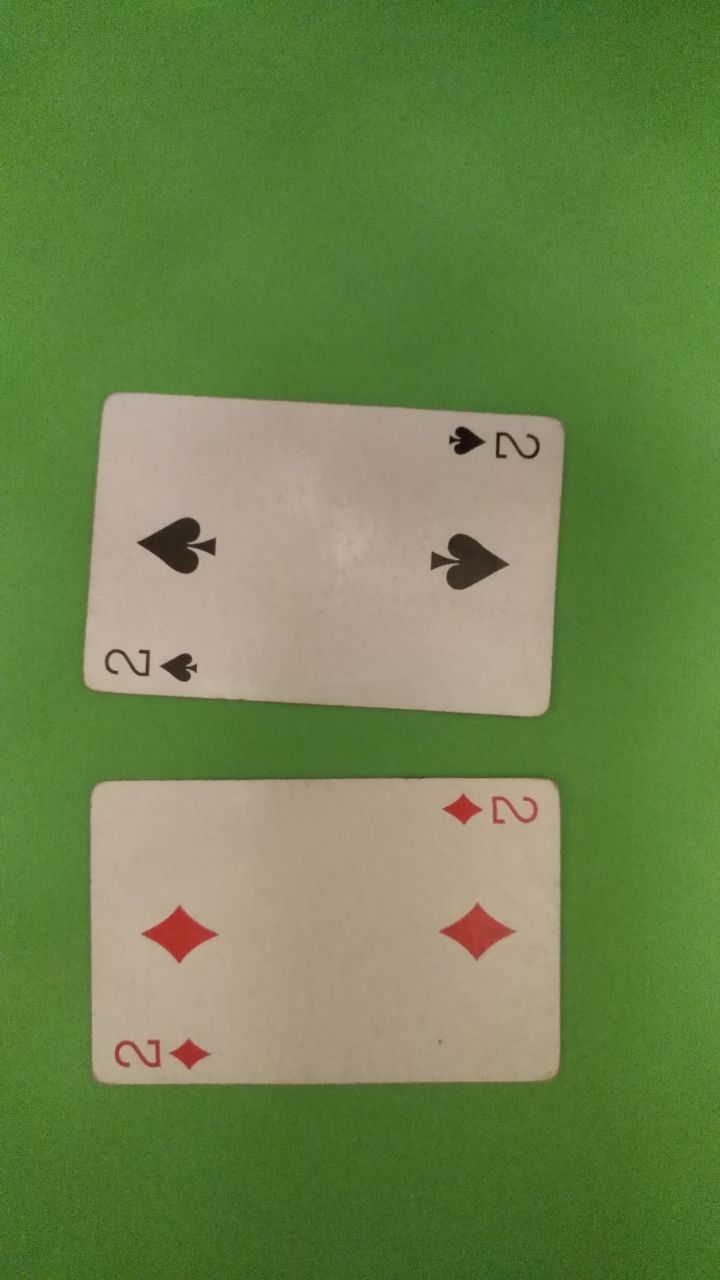
%> input picture img/img (2).jpg, 720 x 1280 px
$ octave detector_only.m   (GNU Octave 9; MATLAB toolbox functions it lacks are replaced by stand-ins)
%> lines starting %> are read from the running program, lines starting %| are printed output that depends on the picture; in (x1, y1, x2, y2) boxes, pixels count from 0 and x2, y2 are one past the last pixel; in counts of white or black regions, pixels touching at a corner belong together; the program's own positions count from 1
% TO DO:
% [ ] enderezar la carta
% [ ] enderezar la imagen
% [ ] reconocer si la carta está volteada

close all, clear all, clc

%% BASIC PROCESSING

% leer la imagen
img_name = 'img/img (2).jpg';
I = imread(img_name,'jpg');
%> I is the input picture: size 1280x720x3 uint8; mean R, G, B 108.1, 131.8, 76.1
% I=imresize(I, 0.5);
[M,N,P] = size(I);
% I = double(I);

% mostrar la imagen
figure(1)
imshow(uint8(I));
impixelinfo;

% convertir a HSV
[HSV] = rgb2hsv(I);
%> HSV: size 1280x720x3 double; mean H, S, V 0.21, 0.481, 0.539
H = HSV(:,:,1);
S = HSV(:,:,2);
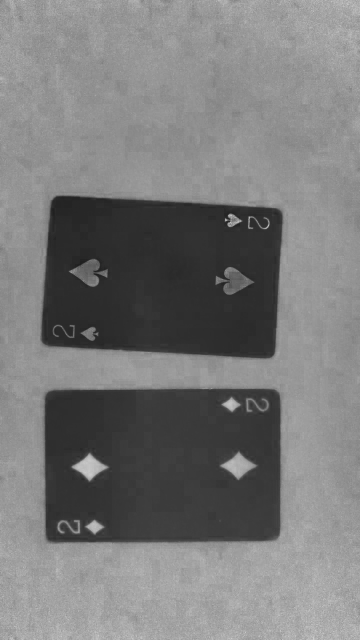
%> S: size 1280x720 double (shown at 1/2 size); min 0.109, max 0.941, mean 0.481
V = HSV(:,:,3);
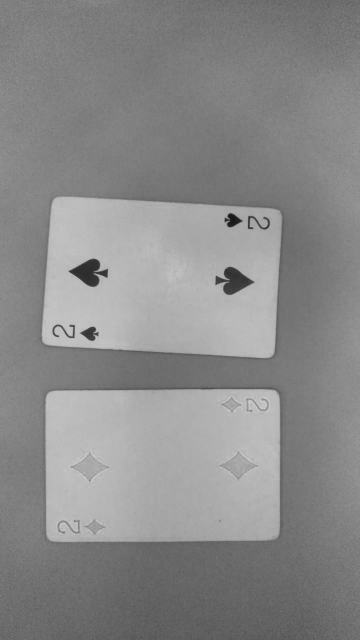
%> V: size 1280x720 double (shown at 1/2 size); min 0.0627, max 0.851, mean 0.539

H=round(255*H);
S=round(255*S);
V=round(255*V);

% mostrar HSV
figure(2)
subplot(2,2,1);
imshow(uint8(I));
title('Original')
subplot(2,2,2);
imshow(uint8(H));
title('H')
subplot(2,2,3);
imshow(uint8(S));
title('S')
subplot(2,2,4);
imshow(uint8(V));
title('V')
impixelinfo;

% quitar el fondo verde
img_sin_fondo = zeros(M,N);
mask_fondo = find(H <= 60 | H >= 80); % detectar verdes
%> mask_fondo = 289620 values from 104334 to 724928
img_sin_fondo(mask_fondo) = 255;
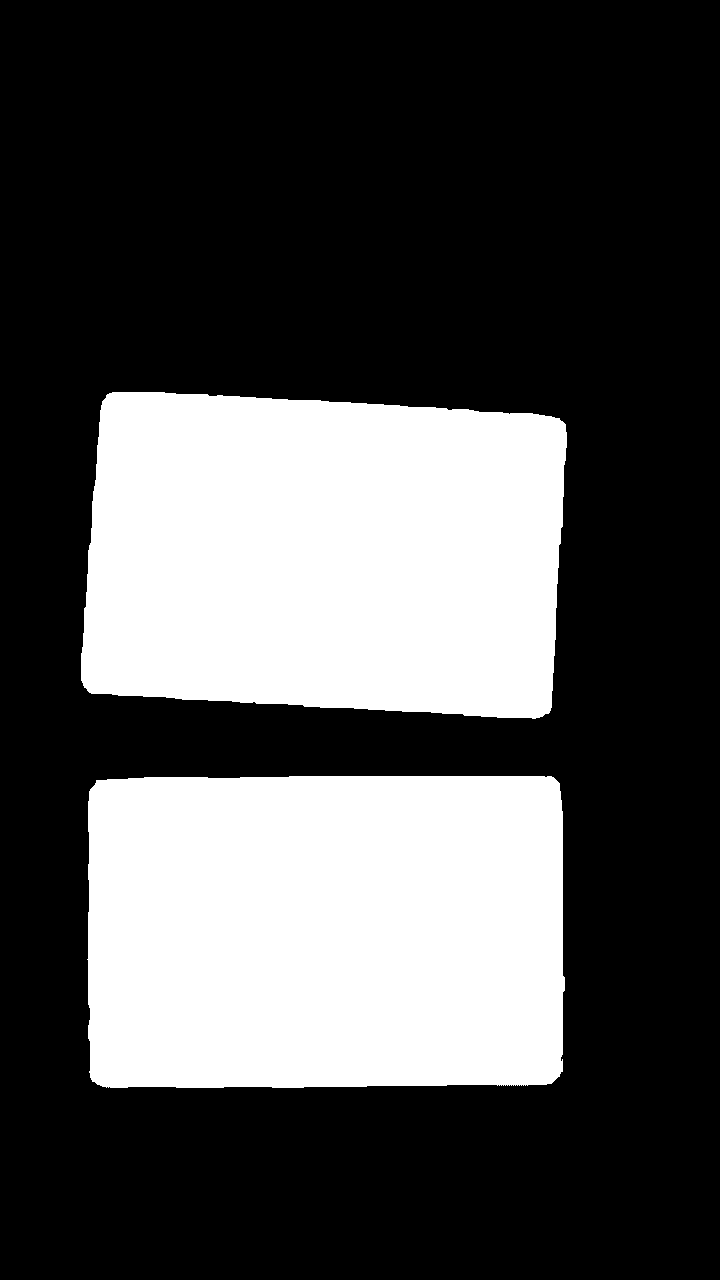
%> img_sin_fondo: size 1280x720 double; 31.4% white; 2 white regions, box (x1, y1, x2, y2) and area: (87, 776, 565, 1088) 146710, (81, 392, 567, 719) 142910
figure(3)
imshow(uint8(img_sin_fondo));
impixelinfo;

% detectar objetos
len_card = M*N*0.10; % una carta ocupa aprox el 10% de la imagen
num_cards = 0;
[etiquetas, num_objetos] = bwlabel(img_sin_fondo, 8);
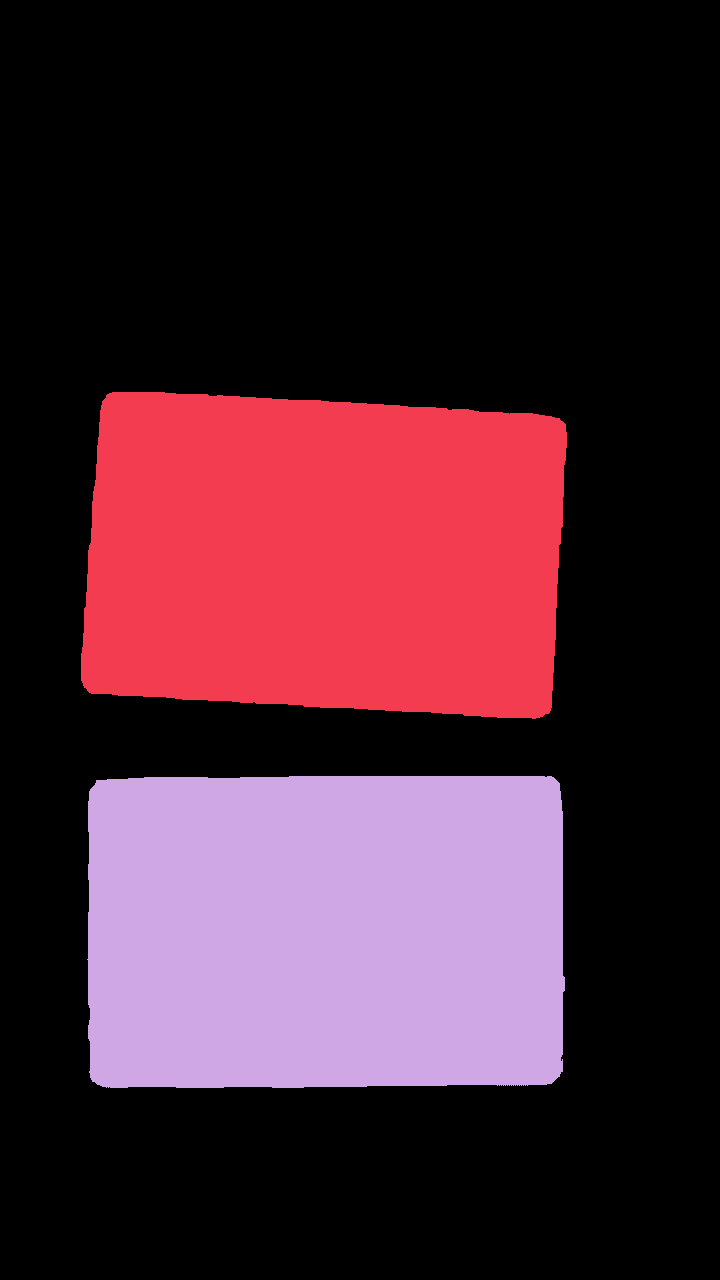
%> etiquetas: size 1280x720 double; 3 distinct labels, from 0 to 2; one colour per label, 0 black
%> num_objetos = 2

for i = 1:num_objetos
    carta_actual = find(etiquetas == i);
    [r,c] = find(etiquetas == i);
    len_carta_actual = length(carta_actual);

    if(len_carta_actual >= len_card)
        disp(len_carta_actual);
        num_cards = num_cards + 1;

        % extraer el objeto a escala de grises
        carta_actual = I(min(r):max(r),min(c):max(c));
        imshow(uint8(carta_actual));
        impixelinfo;

        % procesar la carta en binario: S < 70
        [M_card,N_card,P_card] = size(carta_actual);
        carta_binaria = zeros(M_card,N_card);
        mask_binaria = find(carta_actual <= 70); % detectar verdes
        carta_binaria(mask_binaria) = 255;
        figure();
        hold on;
        imshow(uint8(carta_binaria));
        impixelinfo;

        figure();
        hold on;

        % contar los objetos de la carta
        [label_carta, num_objetos_carta] = bwlabel(carta_binaria, 8);
        disp(num_objetos_carta);
        disp("----------");

    end
end
%> this loop made 2 passes
%> (len_carta_actual, num_cards, M_card, N_card, P_card, num_objetos_carta) on passes 1 to 2: (142910, 1, 327, 486, 1, 98), (146710, 2, 312, 478, 1, 38)
%> (printed output is left out)
%> pass 1, `carta_actual = I(min(r):max(r),min(c):max(c));`:
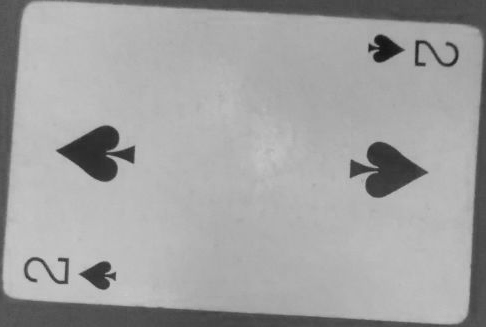
%> carta_actual: size 327x486 uint8; min 16, max 206, mean 162.3
%> pass 1, `[label_carta, num_objetos_carta] = bwlabel(carta_binaria, 8);`:
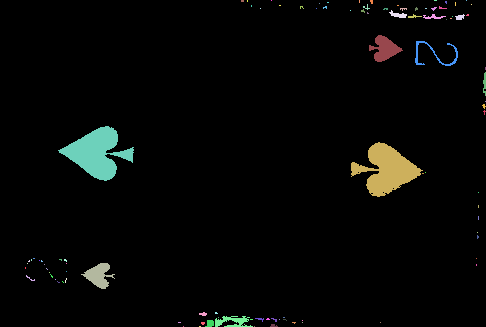
%> label_carta: size 327x486 double; 99 distinct labels, from 0 to 98; one colour per label, 0 black
%> after the loop:
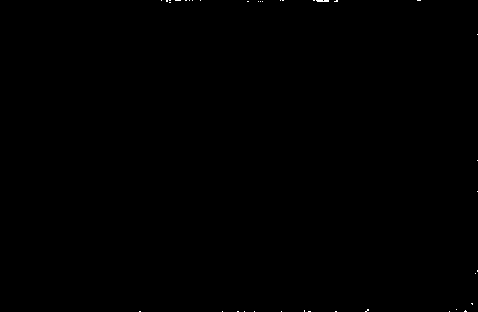
%> carta_binaria: size 312x478 double; 0.07% white in thin lines or dots, all inside (x1, y1, x2, y2) = (139, 0, 478, 312)
%> after the loop, mask_binaria = 100 values from 43680 to 149096

disp(num_cards);
%| 2

$ run again, with img/img (1).jpg copied over img/img (2).jpg
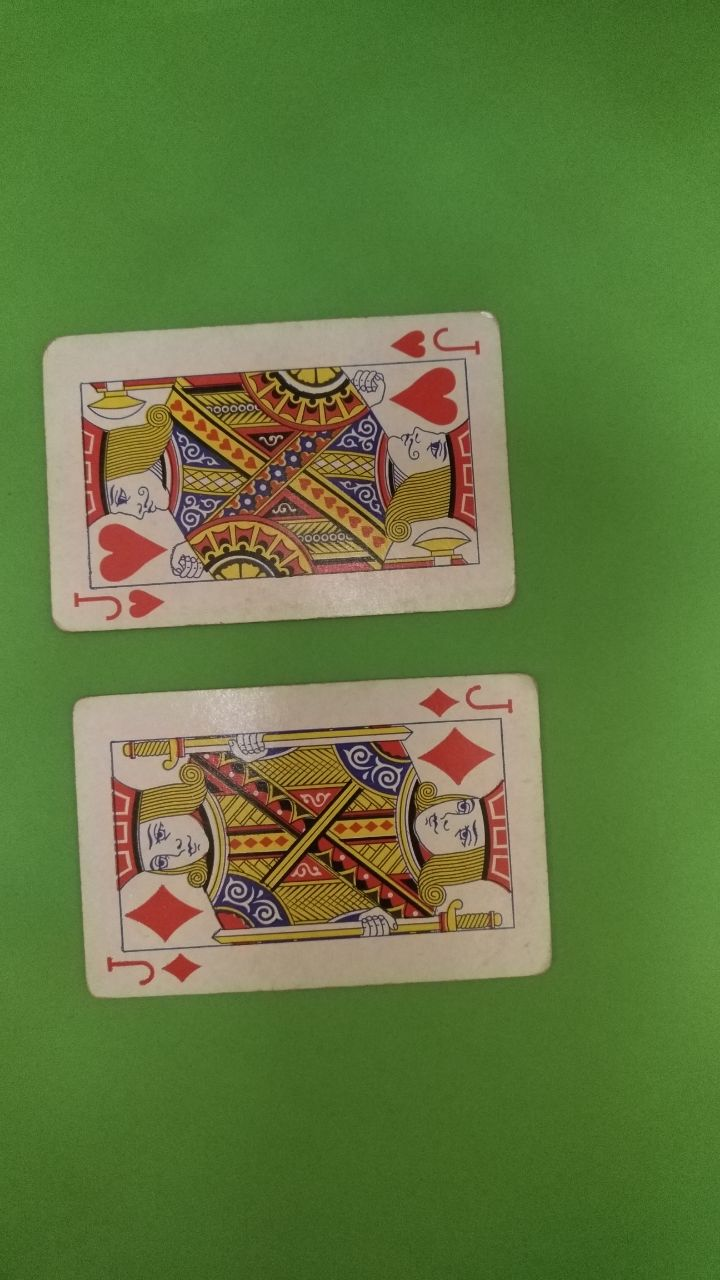
%> input picture img/img (1).jpg, 720 x 1280 px
%> I is the input picture: size 1280x720x3 uint8; mean R, G, B 98.2, 120.1, 63.2
%> HSV: size 1280x720x3 double; mean H, S, V 0.223, 0.536, 0.502
%> mask_fondo = 284082 values from 54113 to 710083
%> img_sin_fondo: size 1280x720 double; 30.8% white; 5 white regions (2 under 20 px), largest, box (x1, y1, x2, y2) and area: (71, 672, 555, 1001) 144968, (42, 309, 518, 634) 139072, (512, 986, 527, 988) 22
%> `[etiquetas, num_objetos] = bwlabel(img_sin_fondo, 8);`:
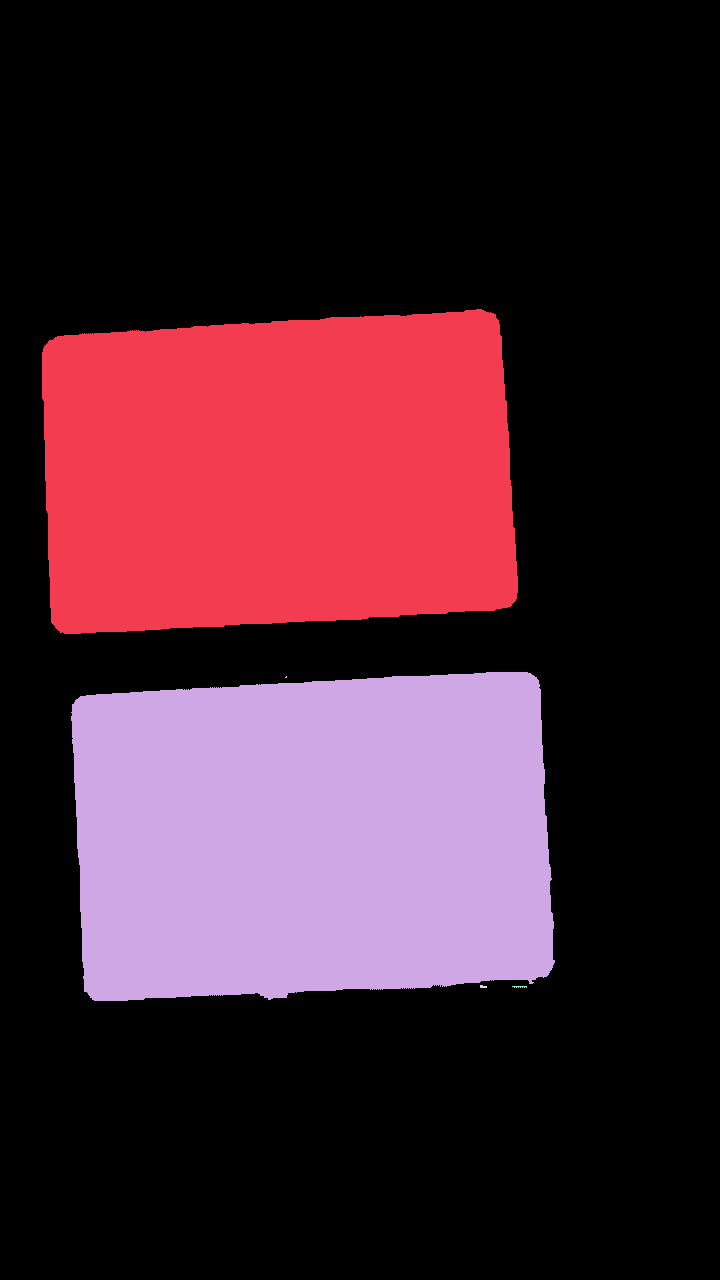
%> etiquetas: size 1280x720 double; 6 distinct labels, from 0 to 5; one colour per label, 0 black
%> num_objetos = 5
%> the loop `for i = 1:num_objetos` made 5 passes
%> (len_carta_actual, num_cards, M_card, N_card, P_card, num_objetos_carta) on passes 1 to 2: (139072, 1, 325, 476, 1, 454), (144968, 2, 329, 484, 1, 411)
%> (printed output is left out)
%> after the loop `for i = 1:num_objetos`:
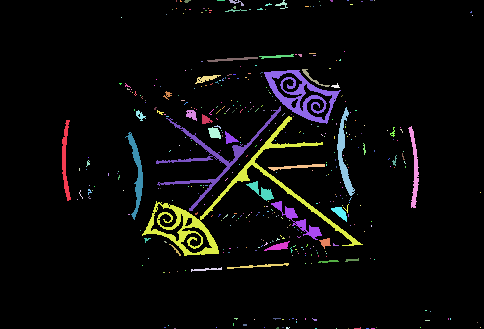
%> label_carta: size 329x484 double; 412 distinct labels, from 0 to 411; one colour per label, 0 black
%| 2

$ run again, with img/img (10).jpg copied over img/img (2).jpg
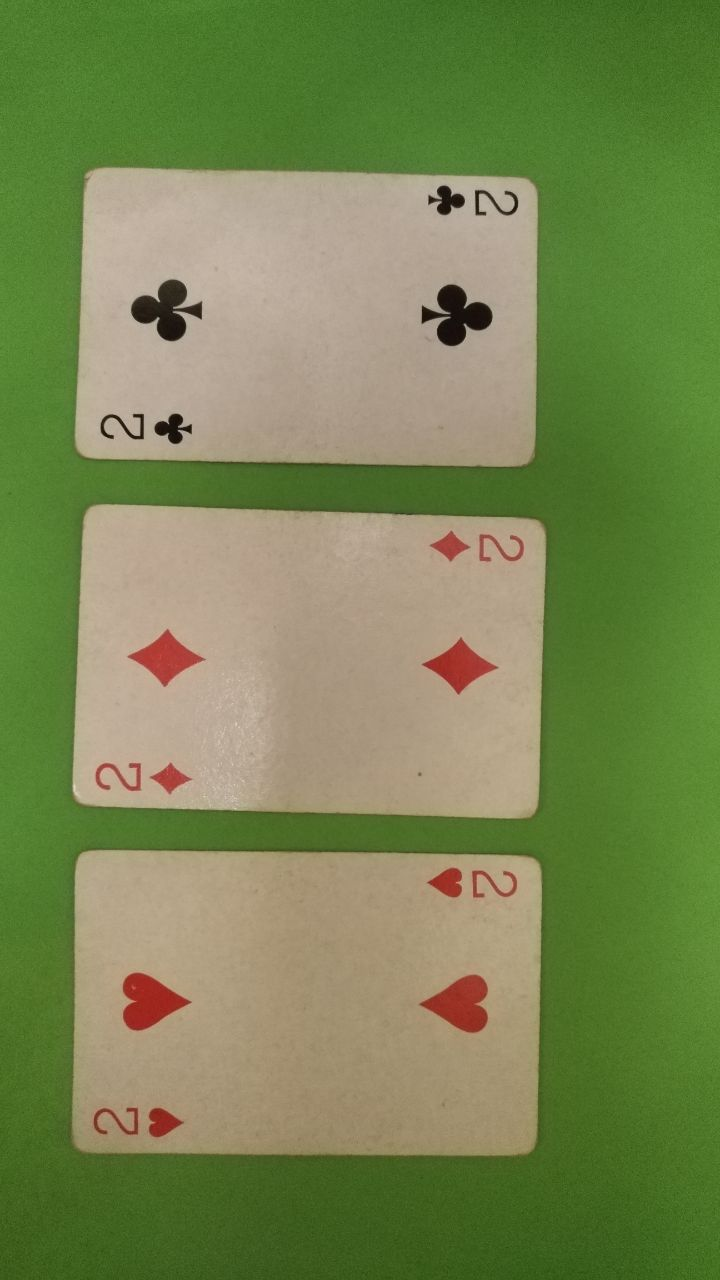
%> input picture img/img (10).jpg, 720 x 1280 px
%> I is the input picture: size 1280x720x3 uint8; mean R, G, B 120.2, 133.8, 81.5
%> HSV: size 1280x720x3 double; mean H, S, V 0.184, 0.469, 0.558
%> mask_fondo = 430330 values from 62418 to 709663
%> img_sin_fondo: size 1280x720 double; 46.7% white; 42 white regions (30 under 20 px), largest, box (x1, y1, x2, y2) and area: (63, 846, 545, 1169) 148531, (70, 501, 551, 823) 144732, (72, 165, 541, 470) 136408
%> `[etiquetas, num_objetos] = bwlabel(img_sin_fondo, 8);`:
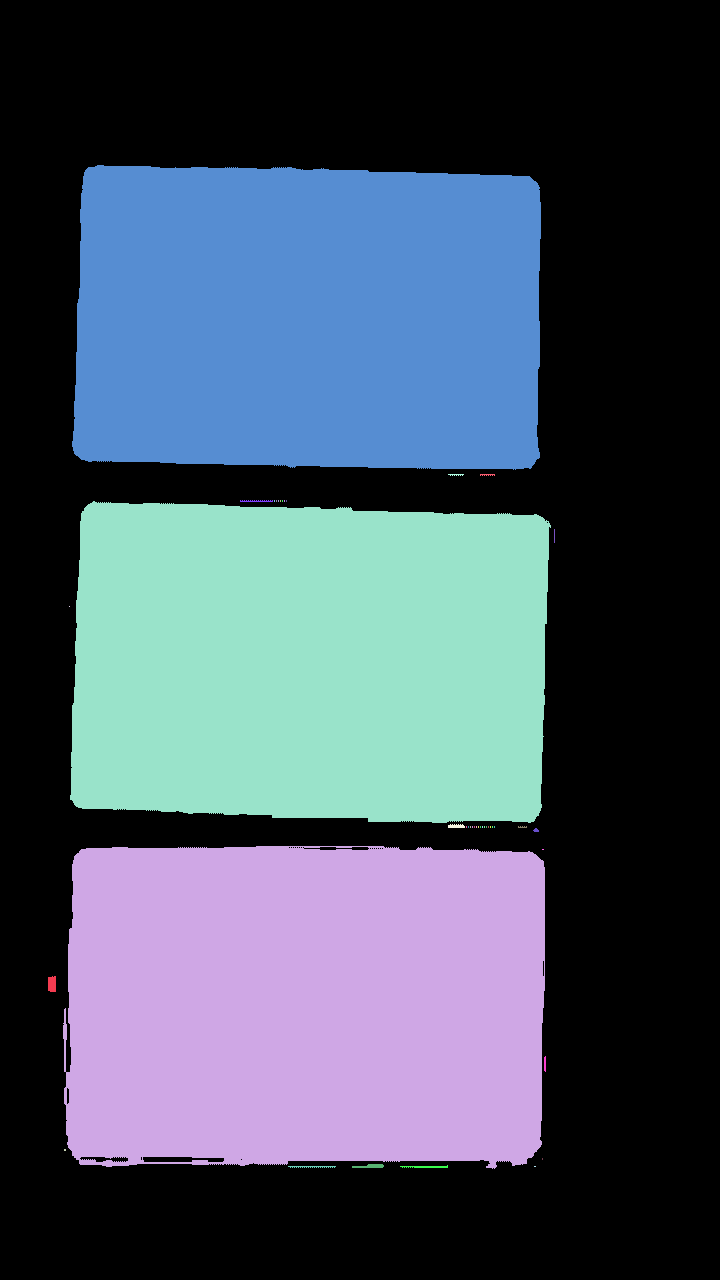
%> etiquetas: size 1280x720 double; 43 distinct labels, from 0 to 42; one colour per label, 0 black
%> num_objetos = 42
%> the loop `for i = 1:num_objetos` made 42 passes
%> (len_carta_actual, M_card, N_card, num_objetos_carta) on passes 2, 5, 6: (148531, 323, 482, 123), (144732, 322, 481, 64), (136408, 305, 469, 29)
%> (printed output is left out)
%> after the loop `for i = 1:num_objetos`:
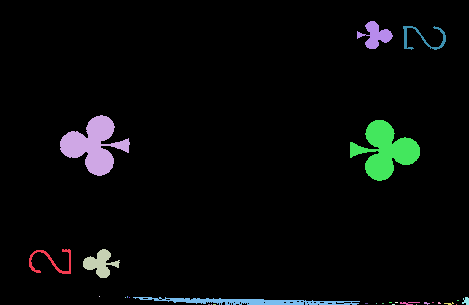
%> label_carta: size 305x469 double; 30 distinct labels, from 0 to 29; one colour per label, 0 black
%> after the loop `for i = 1:num_objetos`: mask_binaria = 6855 values from 9104 to 143045
%| 3
